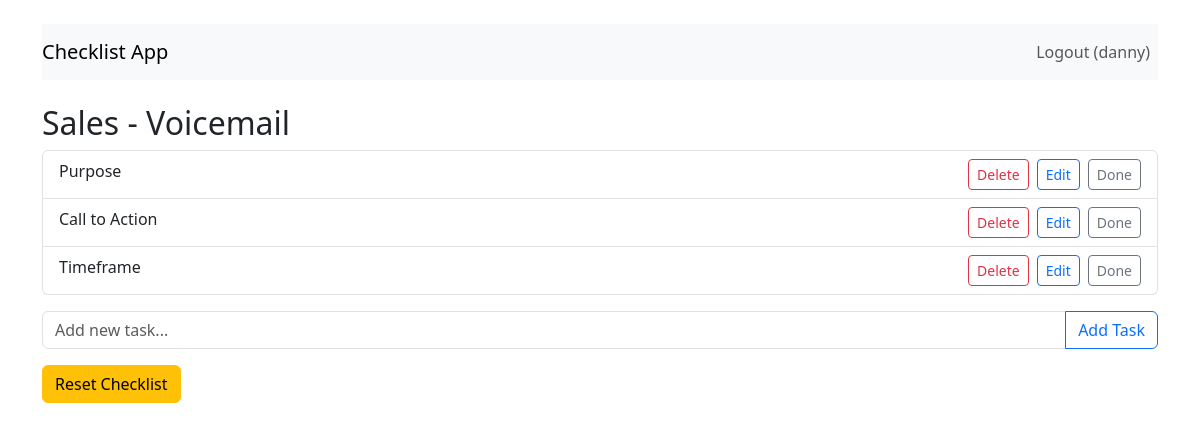
The app's page /checklist/sales/voicemail (signed in) with its own data.
### your_project/app.py (models this page shows, shortened)
class User(UserMixin, db.Model):
    id = db.Column(db.Integer, primary_key=True)
    username = db.Column(db.String(150), unique=True, nullable=False)
    password_hash = db.Column(db.String(150), nullable=False)
    tasks = db.relationship('Task', backref='owner', lazy=True)

class Task(db.Model):
    id = db.Column(db.Integer, primary_key=True)
    user_id = db.Column(db.Integer, db.ForeignKey('user.id'), nullable=False)
    call_type = db.Column(db.String(50), nullable=False)
    checklist_type = db.Column(db.String(50), nullable=False)
    text = db.Column(db.String(250), nullable=False)
    done = db.Column(db.Boolean, default=False)
    parent_task_id = db.Column(db.Integer, db.ForeignKey('task.id'), nullable=True)
    subtasks = db.relationship('Task', backref=db.backref('parent', remote_side=[id]), lazy=True)
    created_at = db.Column(db.DateTime, default=datetime.utcnow)

### your_project/app.py (the view)
@app.route("/checklist/<call_type>/<checklist_type>")
@login_required
def checklist(call_type, checklist_type):
    populate_default_tasks(current_user, call_type, checklist_type)
    tasks = Task.query.filter_by(
        user_id=current_user.id,
        call_type=call_type,
        checklist_type=checklist_type,
        parent_task_id=None
    ).order_by(Task.id).all()
    return render_template("checklist.html", call_type=call_type, checklist_type=checklist_type, tasks=tasks)

### your_project/app.py (called while the page is built, shortened)
@login_manager.user_loader
def load_user(user_id):
    return User.query.get(int(user_id))

def populate_default_tasks(user, call_type, checklist_type):
    existing = Task.query.filter_by(
        user_id=user.id, call_type=call_type, checklist_type=checklist_type, parent_task_id=None
    ).first()

### your_project/templates/checklist.html (shortened to what this page needs)
{% extends "base.html" %}
{% block content %}
  <h2>{{ call_type.capitalize() }} - {{ checklist_type.capitalize() }}</h2>
  <ul class="list-group mb-3">
    {% for task in tasks %}
      <li class="list-group-item">
        {% if task.text == "Objection" and (task.call_type in ["sales", "support"]) and (task.checklist_type == "start call") %}
          <strong>Objection</strong>
          <a href="{{ url_for('toggle_task', task_id=task.id) }}" class="btn btn-secondary btn-sm float-end">Init/Toggle Subtasks</a>
        {% else %}
          {{ task.text }}
          <a href="{{ url_for('toggle_task', task_id=task.id) }}" class="btn btn-sm {% if task.done %}btn-success{% else %}btn-outline-secondary{% endif %} float-end">
            {% if task.done %}Undo{% else %}Done{% endif %}
          </a>
          <a href="{{ url_for('edit_task', task_id=task.id) }}" class="btn btn-sm btn-outline-primary float-end me-2">Edit</a>
          <a href="{{ url_for('delete_task', task_id=task.id) }}" class="btn btn-sm btn-outline-danger float-end me-2">Delete</a>
        {% endif %}
      </li>
    {% endfor %}
  </ul>
  <form action="{{ url_for('add_task', call_type=call_type, checklist_type=checklist_type) }}" method="post">
    <div class="input-group">
      <input type="text" name="task_text" class="form-control" placeholder="Add new task..." required>
      <button class="btn btn-outline-primary" type="submit">Add Task</button>
    </div>
  </form>
  <a href="{{ url_for('new_call', call_type=call_type, checklist_type=checklist_type) }}" class="btn btn-warning mt-3">Reset Checklist</a>
{% endblock %}

### your_project/templates/base.html (shortened to what this page needs)
<!DOCTYPE html>
<html lang="en">
<head>
    <link href="https://cdn.jsdelivr.net/npm/bootstrap@5.3.0/dist/css/bootstrap.min.css" rel="stylesheet">
</head>
<body class="container mt-4">
    <nav class="navbar navbar-expand-lg navbar-light bg-light mb-4">
        <a class="navbar-brand" href="{{ url_for('home') }}">Checklist App</a>
        <div class="collapse navbar-collapse">
            <ul class="navbar-nav ms-auto">
                {% if current_user.is_authenticated %}
                <li class="nav-item">
                    <a class="nav-link" href="{{ url_for('logout') }}">Logout ({{ current_user.username }})</a>
                </li>
                {% else %}
                <li class="nav-item">
                    <a class="nav-link" href="{{ url_for('login') }}">Login</a>
                </li>
                {% endif %}
            </ul>
        </div>
    </nav>
    {% block content %}{% endblock %}
</body>
</html>

### records on screen
User: username "danny"
Task: text "Purpose", done "Done"
Task: text "Call to Action", done "Done"
Task: text "Timeframe", done "Done"

### other values on screen
{{ call_type.capitalize() }} "Sales"
{{ checklist_type.capitalize() }} "Voicemail"
